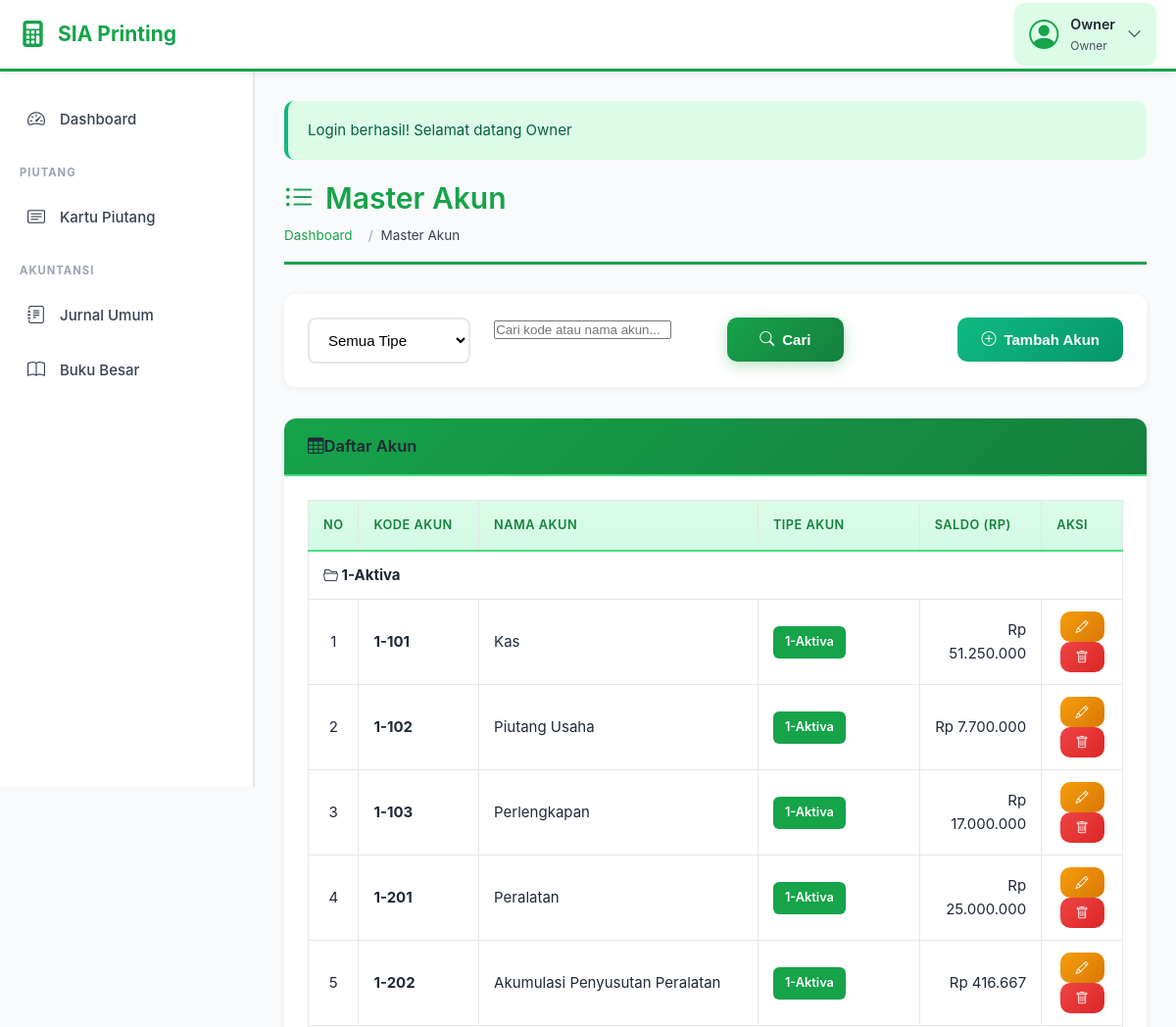
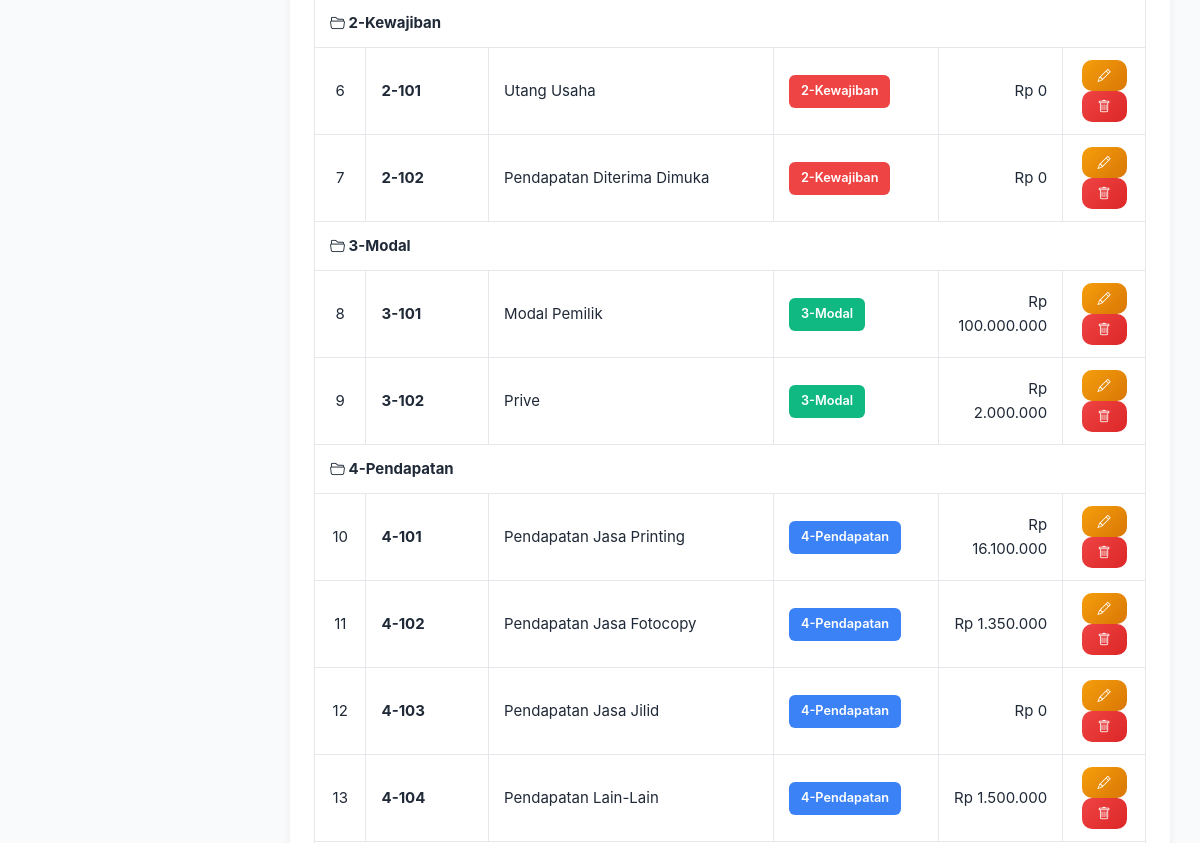
The app's page /master-akun.php (signed in, upper part), older data (2 pictures, top to bottom).
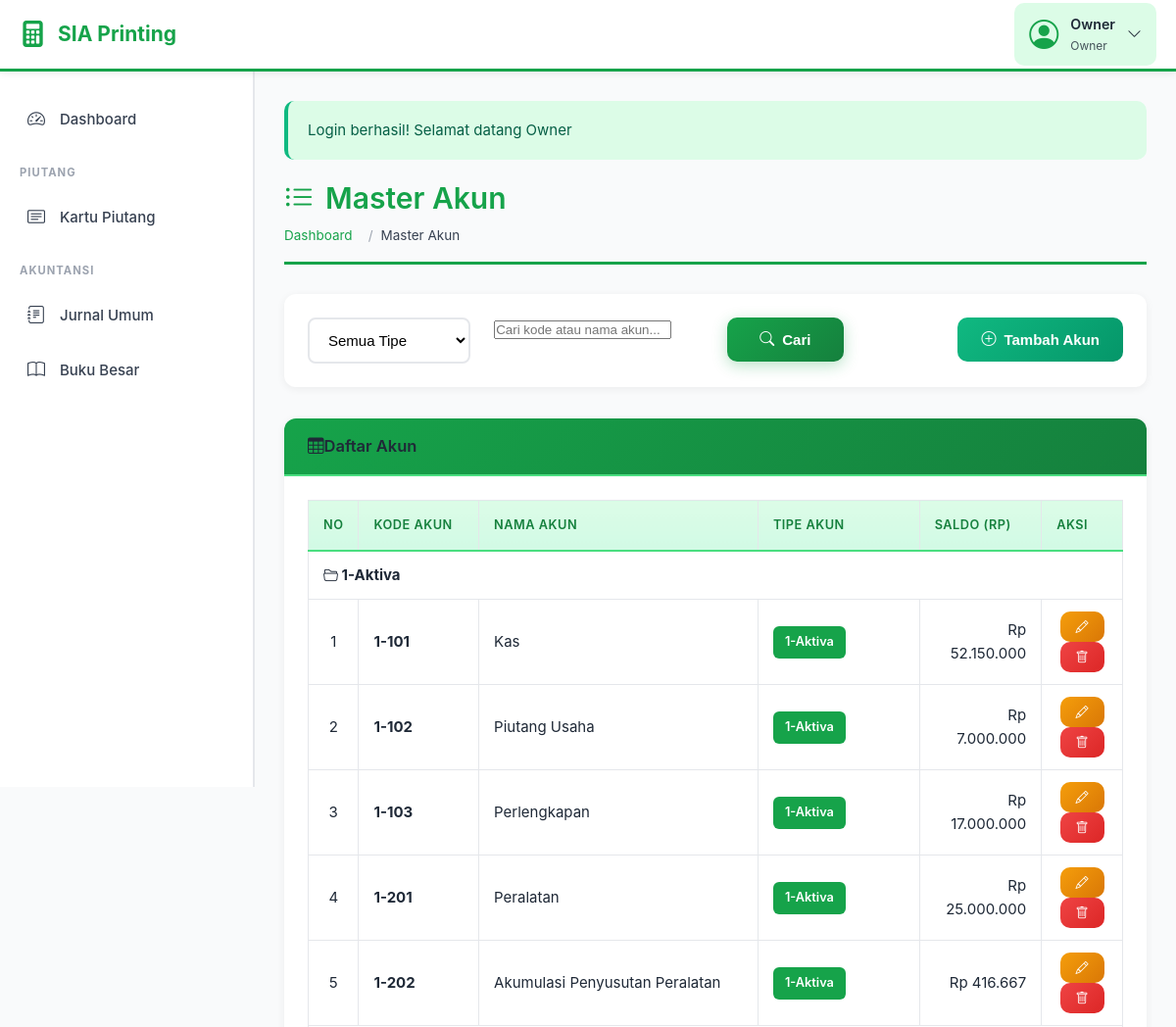
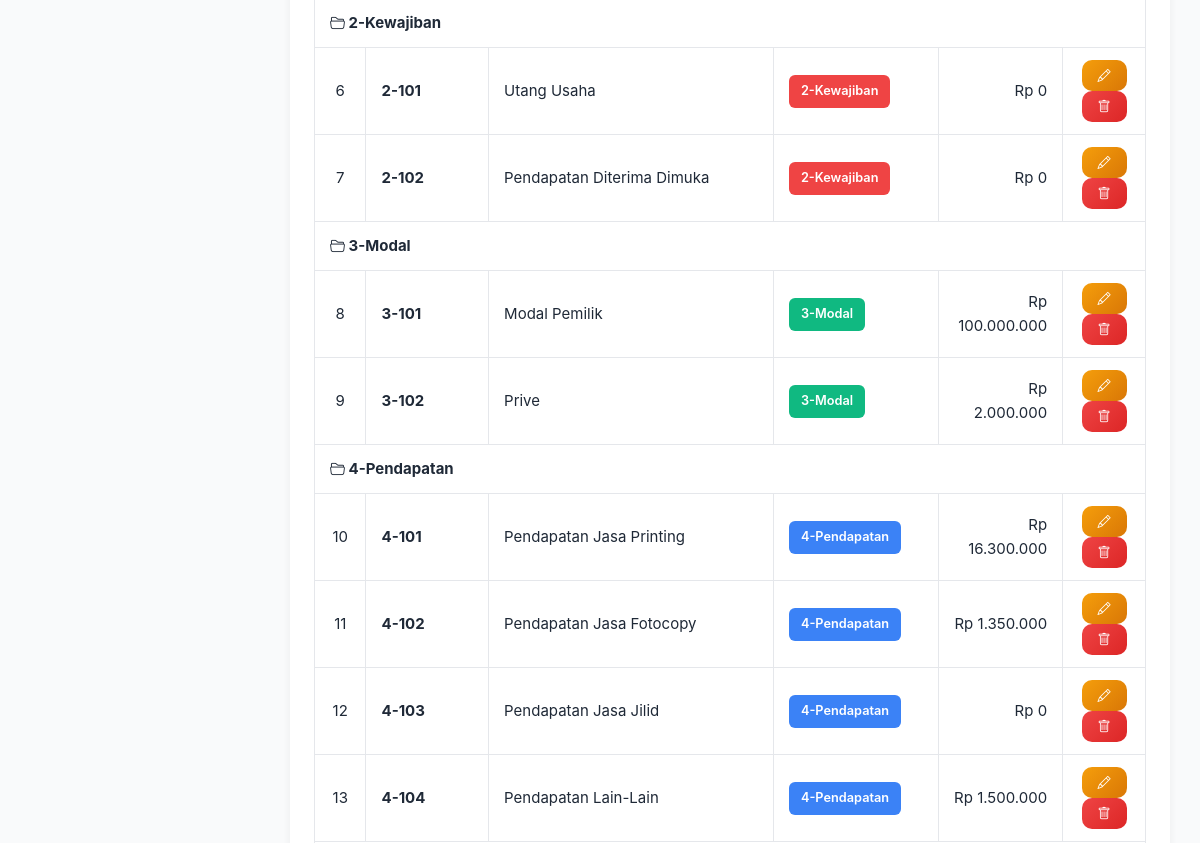
The same page, newer data (2 pictures, top to bottom).
### tables this page shows
CREATE TABLE `master_akun` (
  `id_akun` int(11) NOT NULL,
  `kode_akun` varchar(20) NOT NULL,
  `nama_akun` varchar(100) NOT NULL,
  `tipe_akun` enum('1-Aktiva','2-Kewajiban','3-Modal','4-Pendapatan','5-Beban') NOT NULL,
  `saldo` decimal(15,2) DEFAULT 0.00,
  `created_at` timestamp NOT NULL DEFAULT current_timestamp()
);

### config.php (called while the page is built, shortened)
<?php
function format_rupiah($angka) {
    return 'Rp ' . number_format($angka, 0, ',', '.');
}
?>

### master-akun.php (the view, shortened to what the changed rows need)
<?php
require_once 'config.php';
$filter_tipe = isset($_GET['filter_tipe']) ? $_GET['filter_tipe'] : '';
$query = "SELECT * FROM master_akun WHERE 1=1";
$query .= " ORDER BY kode_akun ASC";
$result = $conn->query($query);
include 'includes/header.php';
?>
<div class="page-title">
    <h1><i class="bi bi-list-ul me-2"></i>Master Akun</h1>
</div>
<div class="card">
    <div class="card-body">
        <div class="table-responsive">
            <table class="table table-hover table-bordered">
                <thead class="table-light">
                    <tr>
                        <th width="5%" class="text-center">No</th>
                        <th width="15%">Kode Akun</th>
                        <th width="35%">Nama Akun</th>
                        <th width="20%">Tipe Akun</th>
                        <th width="15%" class="text-end">Saldo (Rp)</th>
                        <th width="10%" class="text-center">Aksi</th>
                    </tr>
                </thead>
                <tbody>
                    <?php if ($result->num_rows > 0): ?>
                        <?php
                        $no = 1;
                        $current_tipe = '';
                        while ($row = $result->fetch_assoc()):
                            if ($current_tipe != $row['tipe_akun'] && !$filter_tipe) {
                                $current_tipe = $row['tipe_akun'];
                        ?>
                                <tr class="table-secondary">
                                    <td colspan="6" class="fw-bold">
                                        <i class="bi bi-folder2-open me-2"></i>
                                        <?php echo $current_tipe; ?>
                                    </td>
                                </tr>
                        <?php } ?>
                            <tr>
                                <td class="text-center"><?php echo $no++; ?></td>
                                <td><strong><?php echo $row['kode_akun']; ?></strong></td>
                                <td><?php echo $row['nama_akun']; ?></td>
                                <td>
                                    <span class="badge <?php
                                        echo (strpos($row['tipe_akun'], '1-') !== false) ? 'bg-primary' :
                                             ((strpos($row['tipe_akun'], '2-') !== false) ? 'bg-danger' :
                                             ((strpos($row['tipe_akun'], '3-') !== false) ? 'bg-success' :
                                             ((strpos($row['tipe_akun'], '4-') !== false) ? 'bg-info' : 'bg-warning')));
                                    ?>">
                                        <?php echo $row['tipe_akun']; ?>
                                    </span>
                                </td>
                                <td class="text-end">
                                    <?php echo format_rupiah($row['saldo']); ?>
                                </td>
                                <td class="text-center">
                                    <button type="button" class="btn btn-sm btn-warning"
                                            onclick="editAkun(<?php echo htmlspecialchars(json_encode($row)); ?>)">
                                        <i class="bi bi-pencil"></i>
                                    </button>
                                    <button type="button" class="btn btn-sm btn-danger"
                                            onclick="hapusAkun(<?php echo $row['id_akun']; ?>, '<?php echo $row['kode_akun']; ?>', '<?php echo $row['nama_akun']; ?>')">
                                        <i class="bi bi-trash"></i>
                                    </button>
                                </td>
                            </tr>
                        <?php endwhile; ?>
                    <?php endif; ?>
                </tbody>
            </table>
        </div>
    </div>
</div>
<?php include 'includes/footer.php'; ?>

Row changes from the older to the newer data that the page shows:
changed master_akun "Kas": saldo "Rp 51.250.000" → "Rp 52.150.000"
changed master_akun "Piutang Usaha": saldo "Rp 7.700.000" → "Rp 7.000.000"
changed master_akun "Pendapatan Jasa Printing": saldo "Rp 16.100.000" → "Rp 16.300.000"
